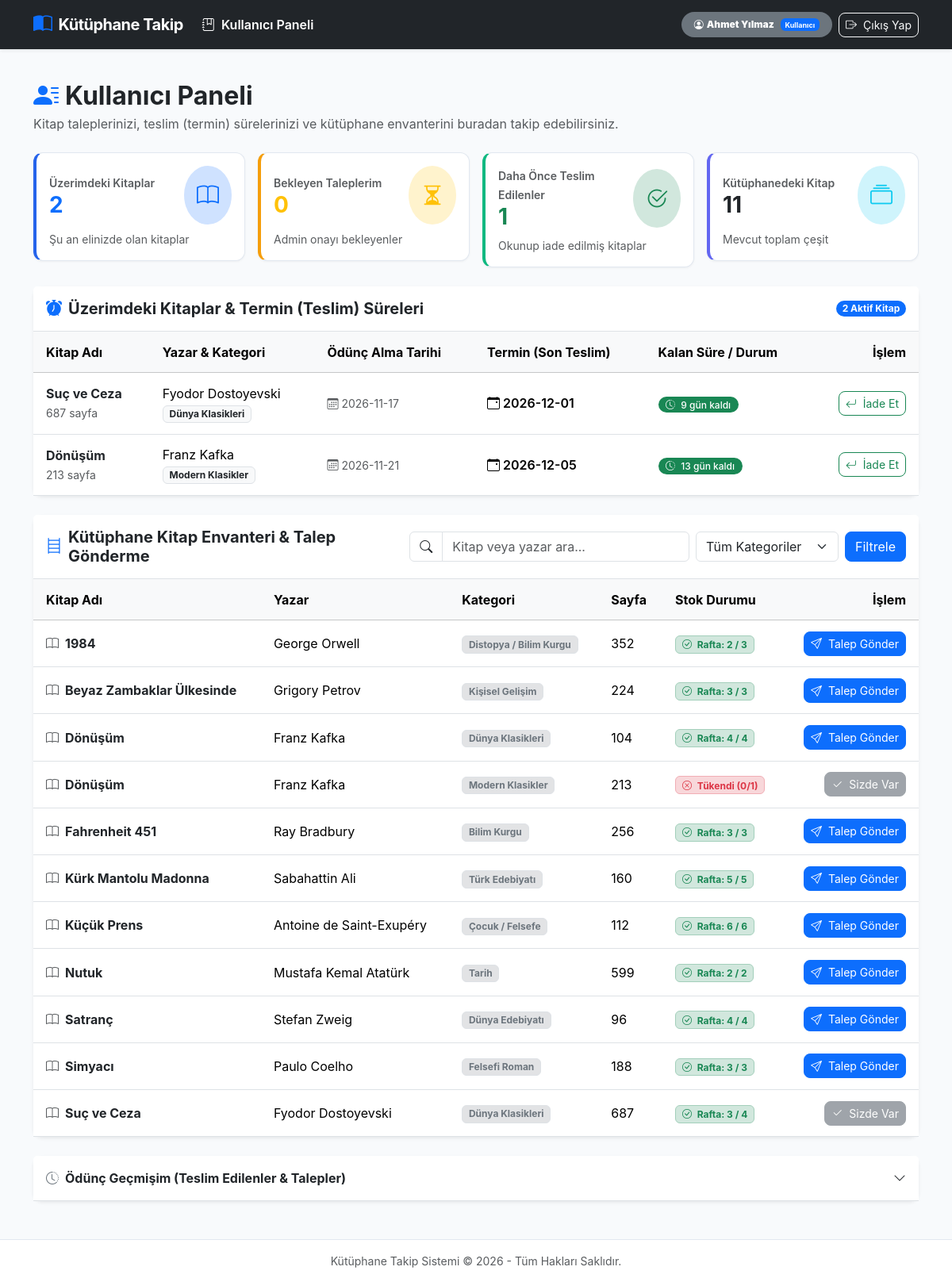
The page /kullanici (signed in) on the database as committed earlier.
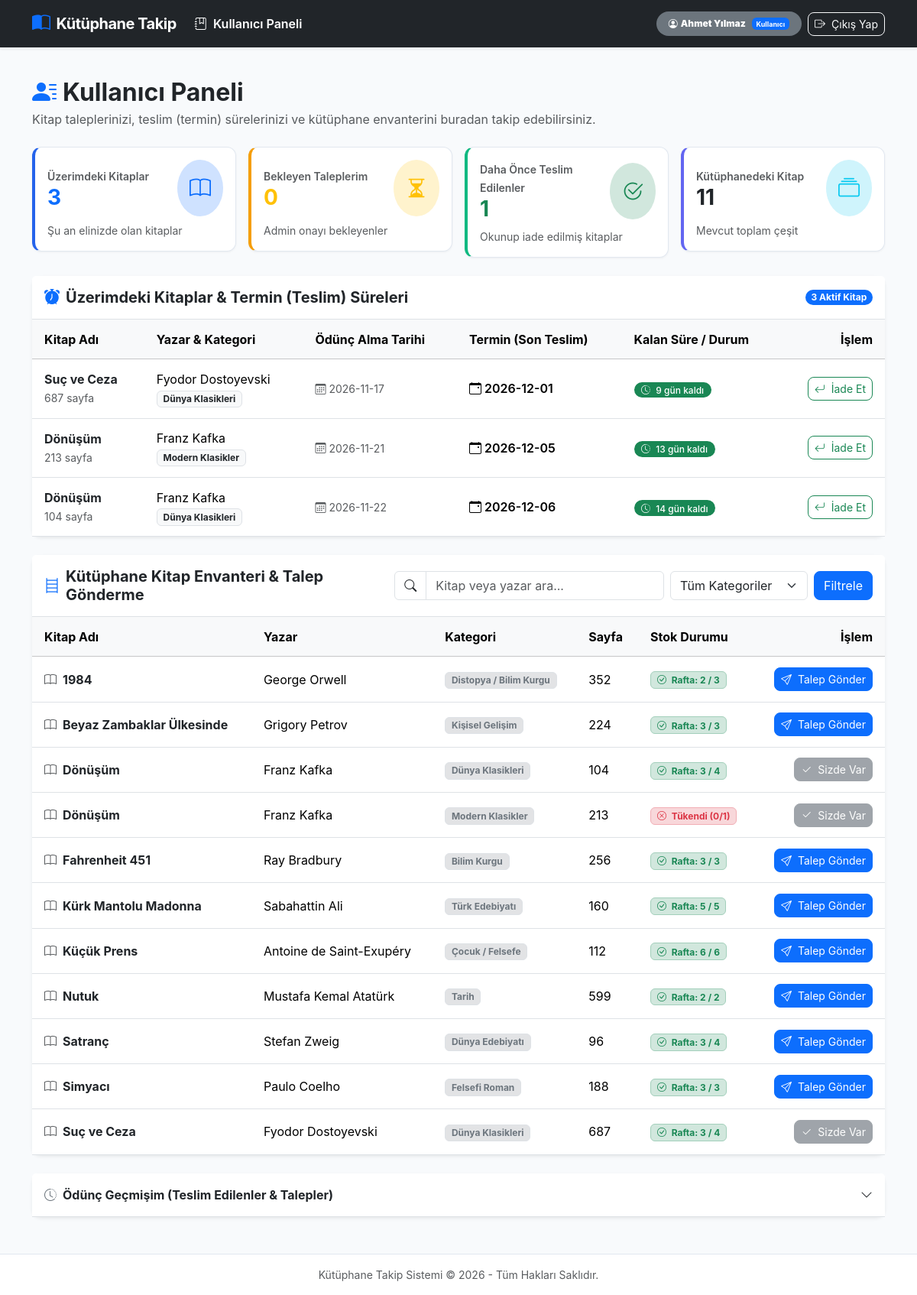
The same page on the database as committed later.
### tables this page shows
CREATE TABLE oduncler (
            id INTEGER PRIMARY KEY AUTOINCREMENT,
            kullanici_id INTEGER NOT NULL,
            kitap_id INTEGER NOT NULL,
            odunc_tarihi TEXT NOT NULL,
            termin_tarihi TEXT NOT NULL,
            iade_tarihi TEXT,
            durum TEXT NOT NULL DEFAULT 'oduncte', talep_tarihi TEXT,
            FOREIGN KEY (kullanici_id) REFERENCES kullanicilar (id) ON DELETE CASCADE,
            FOREIGN KEY (kitap_id) REFERENCES kitaplar (id) ON DELETE CASCADE
        );

CREATE TABLE kitaplar (
        id INTEGER PRIMARY KEY AUTOINCREMENT,
        kitap_adi TEXT NOT NULL
    , yazar TEXT NOT NULL DEFAULT 'Bilinmiyor', kategori TEXT NOT NULL DEFAULT 'Genel', sayfa_sayisi INTEGER DEFAULT 0, toplam_adet INTEGER NOT NULL DEFAULT 1, mevcut_adet INTEGER NOT NULL DEFAULT 1);

### app.py (the view)
@app.route("/kullanici")
@login_required
def kullanici_paneli():
    kullanici_id = session["kullanici_id"]
    arama_kelimesi = request.args.get("q", "").strip()
    secili_kategori = request.args.get("kategori", "").strip()
    baglanti = veritabani_baglantisi()
    bekleyen_talepler = baglanti.execute("""
        SELECT o.id as odunc_id, o.talep_tarihi, o.durum,
               k.id as kitap_id, k.kitap_adi, k.yazar, k.kategori, k.sayfa_sayisi
        FROM oduncler o
        JOIN kitaplar k ON o.kitap_id = k.id
        WHERE o.kullanici_id = ? AND o.durum = 'beklemede'
        ORDER BY o.id DESC
    """, (kullanici_id,)).fetchall()
    aktif_oduncler = baglanti.execute("""
        SELECT o.id as odunc_id, o.talep_tarihi, o.odunc_tarihi, o.termin_tarihi, o.durum,
               k.id as kitap_id, k.kitap_adi, k.yazar, k.kategori, k.sayfa_sayisi
        FROM oduncler o
        JOIN kitaplar k ON o.kitap_id = k.id
        WHERE o.kullanici_id = ? AND o.durum = 'oduncte'
        ORDER BY o.termin_tarihi ASC
    """, (kullanici_id,)).fetchall()
    gecmis_oduncler = baglanti.execute("""
        SELECT o.id as odunc_id, o.talep_tarihi, o.odunc_tarihi, o.termin_tarihi, o.iade_tarihi, o.durum,
               k.id as kitap_id, k.kitap_adi, k.yazar, k.kategori
        FROM oduncler o
        JOIN kitaplar k ON o.kitap_id = k.id
        WHERE o.kullanici_id = ? AND o.durum IN ('teslim_edildi', 'reddedildi')
        ORDER BY o.id DESC
    """, (kullanici_id,)).fetchall()
    kitap_sorgu = "SELECT * FROM kitaplar WHERE 1=1"
    parametreler = []
    if arama_kelimesi:
        kitap_sorgu += " AND (kitap_adi LIKE ? OR yazar LIKE ?)"
        parametreler.extend([f"%{arama_kelimesi}%", f"%{arama_kelimesi}%"])
    if secili_kategori:
        kitap_sorgu += " AND kategori = ?"
        parametreler.append(secili_kategori)
    kitap_sorgu += " ORDER BY kitap_adi ASC"
    envanter_kitaplar = baglanti.execute(kitap_sorgu, parametreler).fetchall()
    kategoriler = baglanti.execute("SELECT DISTINCT kategori FROM kitaplar ORDER BY kategori ASC").fetchall()
    talep_edilen_kitap_idleri = [t["kitap_id"] for t in bekleyen_talepler]
    elindeki_kitap_idleri = [o["kitap_id"] for o in aktif_oduncler]
    baglanti.close()
    return render_template(
        "kullanici.html",
        bekleyen_talepler=bekleyen_talepler,
        aktif_oduncler=aktif_oduncler,
        gecmis_oduncler=gecmis_oduncler,
        envanter_kitaplar=envanter_kitaplar,
        kategoriler=kategoriler,
        talep_edilen_kitap_idleri=talep_edilen_kitap_idleri,
        elindeki_kitap_idleri=elindeki_kitap_idleri,
        arama_kelimesi=arama_kelimesi,
        secili_kategori=secili_kategori
    )

### app.py (called while the page is built)
def login_required(f):
    @wraps(f)
    def decorated_function(*args, **kwargs):
        if "kullanici_id" not in session:
            flash("Lütfen önce giriş yapınız.", "warning")
            return redirect(url_for("login"))
        return f(*args, **kwargs)
    return decorated_function

@app.template_filter("kalan_gun_hesapla")
def kalan_gun_hesapla(termin_tarihi_str):
    if not termin_tarihi_str:
        return {"gun": 0, "durum": "beklemede", "metin": "Onay Bekliyor", "renk": "info"}
    try:
        termin_tarihi = datetime.strptime(termin_tarihi_str, "%Y-%m-%d").date()
        bugun = date.today()
        fark = (termin_tarihi - bugun).days
        if fark < 0:
            return {"gun": abs(fark), "durum": "gecikti", "metin": f"{abs(fark)} gün gecikti!", "renk": "danger"}
        elif fark == 0:
            return {"gun": 0, "durum": "bugun", "metin": "Bugün son gün!", "renk": "warning"}
        else:
            return {"gun": fark, "durum": "kalan", "metin": f"{fark} gün kaldı", "renk": "success" if fark > 3 else "warning"}
    except Exception:
        return {"gun": 0, "durum": "bilinmiyor", "metin": "Tarih belirtilmedi", "renk": "secondary"}

### templates/kullanici.html (shortened to what the changed rows need)
{% extends "base.html" %}
{% block content %}
<div class="d-flex flex-wrap justify-content-between align-items-center mb-4 gap-3">
    <div>
        <h2 class="fw-bold mb-1"><i class="bi bi-person-lines-fill text-primary me-2"></i>Kullanıcı Paneli</h2>
    </div>
</div>
<div class="row g-3 mb-4">
    <div class="col-sm-6 col-lg-3">
        <div class="card p-3 stat-card">
            <div class="d-flex align-items-center justify-content-between">
                <div>
                    <span class="text-muted small fw-semibold">Üzerimdeki Kitaplar</span>
                    <h3 class="fw-bold mb-0 text-primary">{{ aktif_oduncler|length }}</h3>
                </div>
            </div>
        </div>
    </div>
</div>
<div class="card mb-4 border-0 shadow-sm">
    <div class="card-header bg-white py-3 border-bottom d-flex align-items-center justify-content-between">
        <h5 class="fw-bold mb-0 text-dark d-flex align-items-center gap-2">
            <i class="bi bi-alarm-fill text-primary"></i>
            Üzerimdeki Kitaplar &amp; Termin (Teslim) Süreleri
        </h5>
        <span class="badge bg-primary rounded-pill">{{ aktif_oduncler|length }} Aktif Kitap</span>
    </div>
    <div class="card-body p-0">
        {% if aktif_oduncler %}
            <div class="table-responsive">
                <table class="table table-hover align-middle mb-0">
                    <thead class="table-light">
                        <tr>
                            <th>Kitap Adı</th>
                            <th>Yazar &amp; Kategori</th>
                            <th>Ödünç Alma Tarihi</th>
                            <th>Termin (Son Teslim)</th>
                            <th>Kalan Süre / Durum</th>
                            <th class="text-end">İşlem</th>
                        </tr>
                    </thead>
                    <tbody>
                        {% for odunc in aktif_oduncler %}
                            {% set termin_bilgi = odunc.termin_tarihi|kalan_gun_hesapla %}
                            <tr class="{% if termin_bilgi.durum == 'gecikti' %}table-danger{% endif %}">
                                <td>
                                    <div class="fw-bold text-dark">{{ odunc.kitap_adi }}</div>
                                    <small class="text-muted">{{ odunc.sayfa_sayisi }} sayfa</small>
                                </td>
                                <td>
                                    <div>{{ odunc.yazar }}</div>
                                    <span class="badge bg-light text-dark border">{{ odunc.kategori }}</span>
                                </td>
                                <td>
                                    <span class="text-muted small"><i class="bi bi-calendar3 me-1"></i>{{ odunc.odunc_tarihi }}</span>
                                </td>
                                <td>
                                    <span class="fw-semibold"><i class="bi bi-calendar-event me-1"></i>{{ odunc.termin_tarihi }}</span>
                                </td>
                                <td>
                                    <span class="badge bg-{{ termin_bilgi.renk }} badge-pill fs-7">
                                        {% if termin_bilgi.durum == 'gecikti' %}
                                            <i class="bi bi-exclamation-triangle-fill me-1"></i>
                                        {% elif termin_bilgi.durum == 'bugun' %}
                                            <i class="bi bi-hourglass-split me-1"></i>
                                        {% else %}
                                            <i class="bi bi-clock-history me-1"></i>
                                        {% endif %}
                                        {{ termin_bilgi.metin }}
                                    </span>
                                </td>
                                <td class="text-end">
                                    <form action="{{ url_for('kitap_iade_et', odunc_id=odunc.odunc_id) }}" method="POST" onsubmit="return confirm('Bu kitabı kütüphaneye iade etmek istediğinize emin misiniz?');">
                                        <button type="submit" class="btn btn-outline-success btn-sm btn-rounded">
                                            <i class="bi bi-arrow-return-left me-1"></i> İade Et
                                        </button>
                                    </form>
                                </td>
                            </tr>
                        {% endfor %}
                    </tbody>
                </table>
            </div>
        {% endif %}
    </div>
</div>
<div class="card mb-4 border-0 shadow-sm">
    <div class="card-body p-0">
        {% if envanter_kitaplar %}
            <div class="table-responsive">
                <table class="table table-hover align-middle mb-0">
                    <thead class="table-light">
                        <tr>
                            <th>Kitap Adı</th>
                            <th>Yazar</th>
                            <th>Kategori</th>
                            <th>Sayfa</th>
                            <th>Stok Durumu</th>
                            <th class="text-end">İşlem</th>
                        </tr>
                    </thead>
                    <tbody>
                        {% for kitap in envanter_kitaplar %}
                            <tr>
                                <td>
                                    <div class="fw-bold text-dark d-flex align-items-center gap-2">
                                        <i class="bi bi-book text-muted"></i>
                                        {{ kitap.kitap_adi }}
                                    </div>
                                </td>
                                <td>{{ kitap.yazar }}</td>
                                <td>
                                    <span class="badge bg-secondary-subtle text-secondary border">
                                        {{ kitap.kategori }}
                                    </span>
                                </td>
                                <td>{{ kitap.sayfa_sayisi }}</td>
                                <td>
                                    {% if kitap.mevcut_adet > 0 %}
                                        <span class="badge bg-success-subtle text-success border border-success-subtle">
                                            <i class="bi bi-check-circle me-1"></i> Rafta: {{ kitap.mevcut_adet }} / {{ kitap.toplam_adet }}
                                        </span>
                                    {% else %}
                                        <span class="badge bg-danger-subtle text-danger border border-danger-subtle">
                                            <i class="bi bi-x-circle me-1"></i> Tükendi (0/{{ kitap.toplam_adet }})
                                        </span>
                                    {% endif %}
                                </td>
                                <td class="text-end">
                                    {% if kitap.id in elindeki_kitap_idleri %}
                                        <button class="btn btn-secondary btn-sm btn-rounded" disabled>
                                            <i class="bi bi-check2 me-1"></i> Sizde Var
                                        </button>
                                    {% elif kitap.id in talep_edilen_kitap_idleri %}
                                        <button class="btn btn-warning btn-sm btn-rounded text-dark" disabled>
                                            <i class="bi bi-hourglass-split me-1"></i> Onay Bekliyor
                                        </button>
                                    {% elif kitap.mevcut_adet <= 0 %}
                                        <button class="btn btn-outline-secondary btn-sm btn-rounded" disabled>
                                            Stokta Yok
                                        </button>
                                    {% else %}
                                        <form action="{{ url_for('kitap_talep_et', kitap_id=kitap.id) }}" method="POST" style="display:inline;">
                                            <button type="submit" class="btn btn-primary btn-sm btn-rounded" onclick="return confirm('Bu kitap için kütüphane yöneticisine ödünç talebi göndermek istiyor musunuz?');">
                                                <i class="bi bi-send me-1"></i> Talep Gönder
                                            </button>
                                        </form>
                                    {% endif %}
                                </td>
                            </tr>
                        {% endfor %}
                    </tbody>
                </table>
            </div>
        {% else %}
            <div class="text-center py-5">
                <i class="bi bi-search text-muted" style="font-size: 2.5rem;"></i>
                <h6 class="mt-3 text-secondary">Arama kriterlerine uygun kitap bulunamadı.</h6>
            </div>
        {% endif %}
    </div>
</div>
{% endblock %}

Rows that differ between the two databases and show on the page:
added oduncler: kitap_adi "Dönüşüm", sayfa_sayisi "104", yazar "Franz Kafka", kategori "Dünya Klasikleri", odunc_tarihi "2026-11-22", termin_tarihi "2026-12-06", metin "14 gün kaldı"
changed kitaplar (number 3 of 11 on the later page): mevcut_adet "4" → "3"; now shows "Sizde Var"; no longer shows "Talep Gönder"
changed kitaplar "Satranç": mevcut_adet "4" → "3"
Other text that changed with them:
{{ aktif_oduncler|length }}: "2" → "3"
